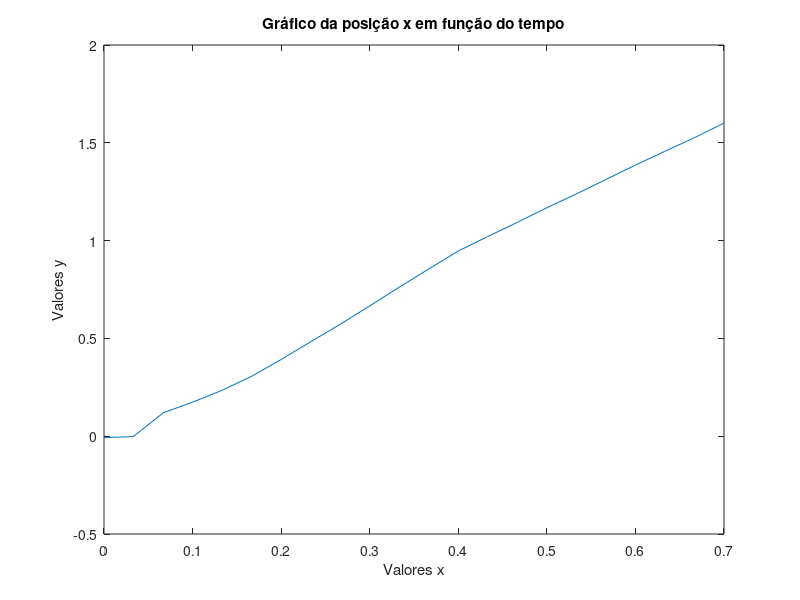

MATLAB code to generate this figure:
x = [0.000, 0.033, 0.067, 0.100, 0.133, 0.167, 0.200, 0.233, 0.267, 0.300, 0.333, 0.367, 0.400, 0.433, 0.467, 0.500, 0.533, 0.567, 0.600, 0.633, 0.667, 0.700];
y = [-0.007, -0.002, 0.120, 0.174, 0.234, 0.307, 0.392, 0.482, 0.573, 0.666, 0.761, 0.856, 0.947, 1.020, 1.094, 1.168, 1.238, 1.313, 1.386, 1.456, 1.527, 1.601];

plot(x,y);
title('Gráfico da posição x em função do tempo');
xlabel('Valores x');
ylabel('Valores y');